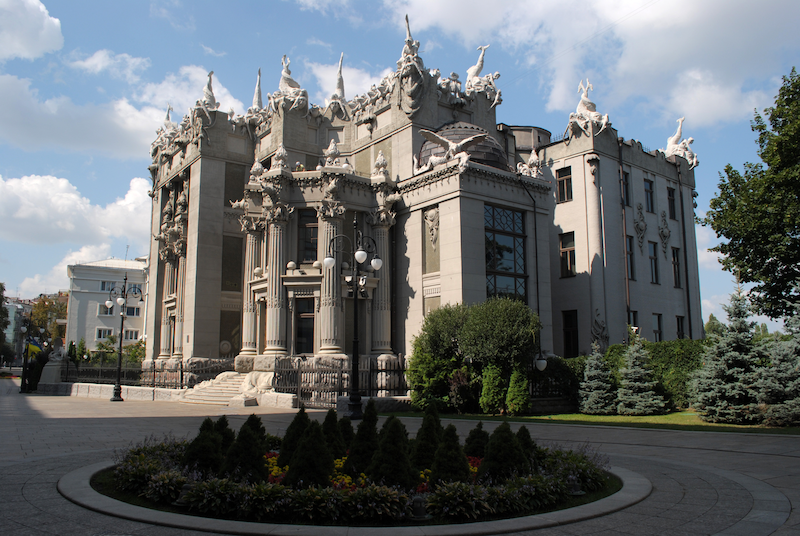
#> input picture lesson_01/homework/data/img.png, 800 x 536 px
$ jupyter execute Homework.ipynb
#> lines starting #> are read from the running program, lines starting #| are printed output that depends on the picture
# HOMEWORK 1

After the installation of Anaconda, jupyter notebook and the required virtual environment, you will have to test that everything has been set up correctly. For that purpose, you will have to execute the following code and run it without errors.

The code loads an image and creates a picture collage consisting of 4 pictures. Each of the four pictures is a version of the original image with the colour channels swapped.

You will have to also finish some part of the code :-)

[cell 1]
import cv2
import numpy as np
from matplotlib import pyplot as plt
plt.rcParams['figure.figsize'] = [15, 10]

[cell 2]
# Load an image (you can freely chose any image you like)
img = cv2.imread('data/img.png')
#> img is the input picture: shape (536, 800, 3); mean B, G, R 108.4, 106.6, 102.3
# Convert it to RGB
img = cv2.cvtColor(img, cv2.COLOR_BGR2RGB)
# Plot it
plt.imshow(img)

Let's make a collage.

[cell 3]
# Split the image into the three colour channels
red, green, blue = cv2.split(img)
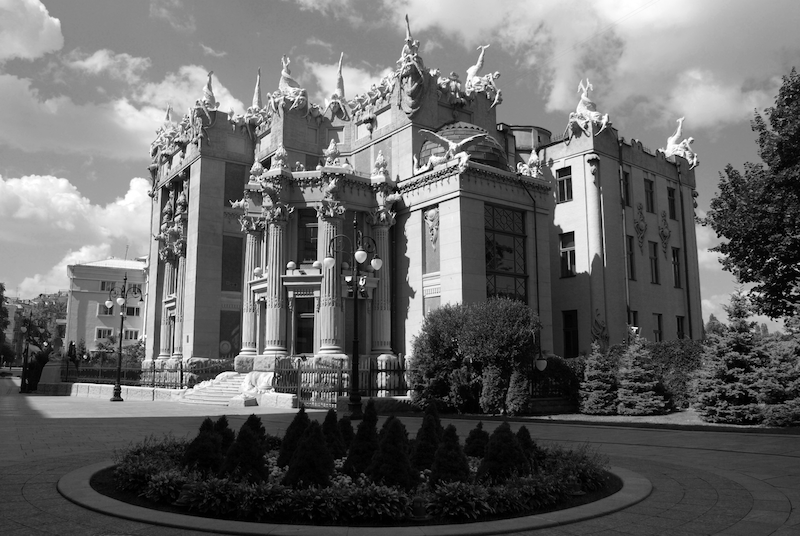
#> red: shape (536, 800); min 0, max 255, mean 102.3
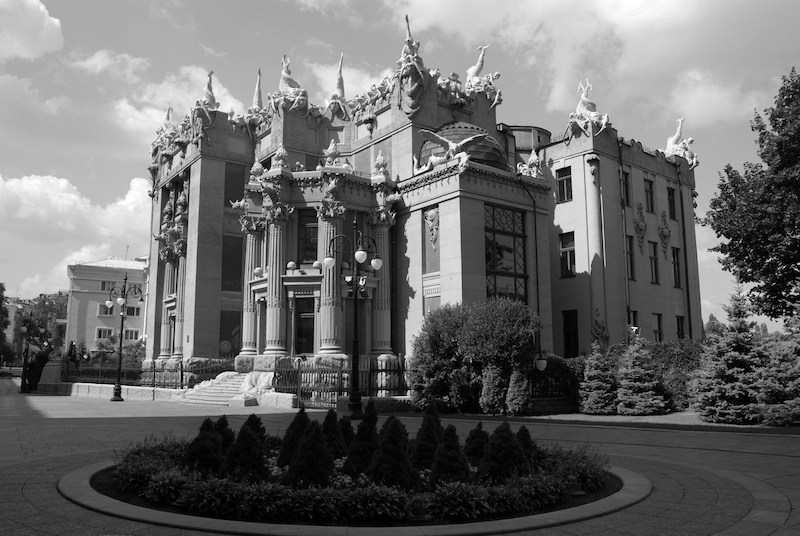
#> green: shape (536, 800); min 0, max 255, mean 106.6
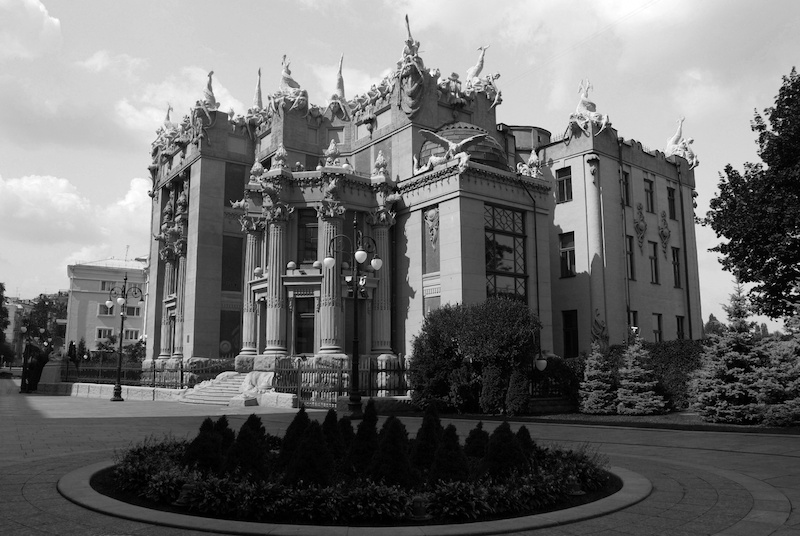
#> blue: shape (536, 800); min 0, max 255, mean 108.4

# Compose the image in the RGB colour space
img1 = cv2.merge([red, green, blue])

# Compose the image in the RBG colour space
img2 = cv2.merge([red, blue, green])
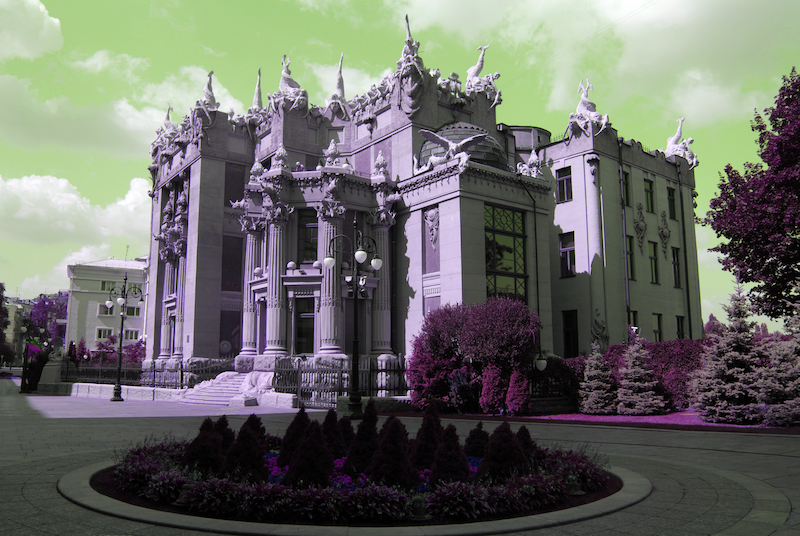
#> img2: shape (536, 800, 3); mean of channels 0, 1, 2 102.3, 108.4, 106.6; drawn as B, G, R

# Compose the image in the GRB colour space
img3 = cv2.merge([green, red, blue])
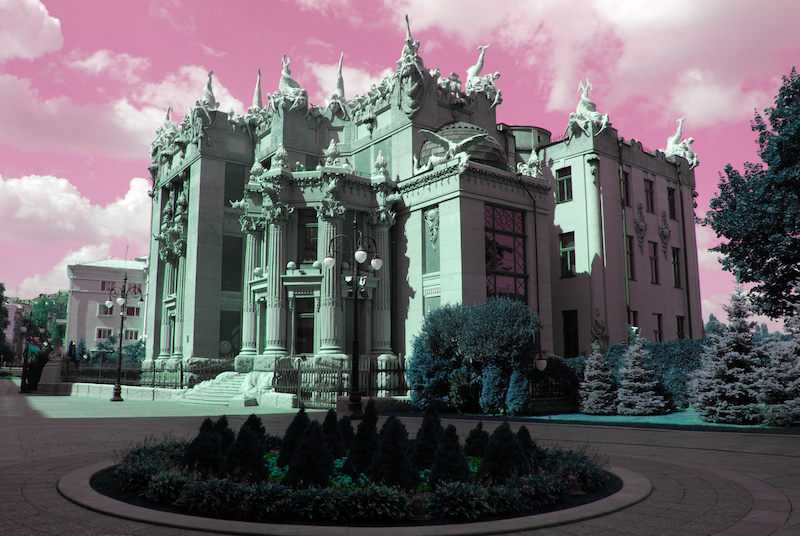
#> img3: shape (536, 800, 3); mean of channels 0, 1, 2 106.6, 102.3, 108.4; drawn as B, G, R

# Compose the image in the BGR colour space
img4 = cv2.merge([blue, green, red])

# Create the collage
out1 = np.hstack([img1, img2])
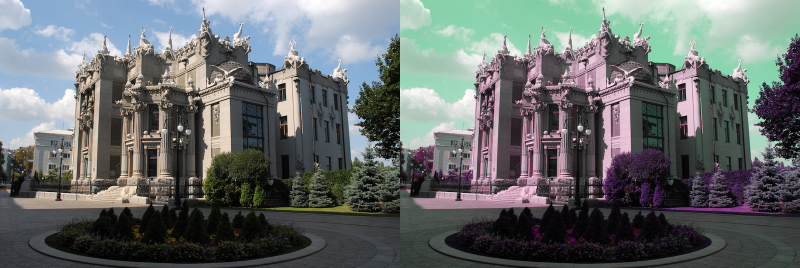
#> out1: shape (536, 1600, 3) (shown at 1/2 size); mean R, G, B 102.3, 107.5, 107.5
out2 = np.hstack([img3, img4])
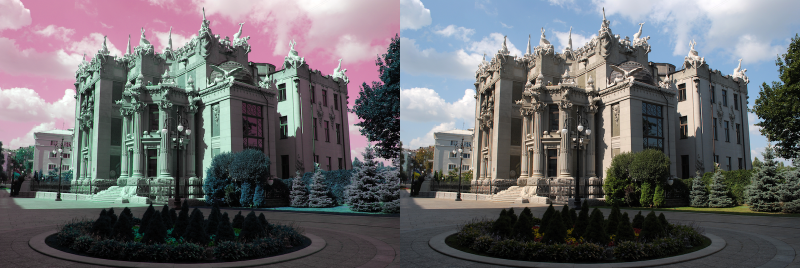
#> out2: shape (536, 1600, 3) (shown at 1/2 size); mean of channels 0, 1, 2 107.5, 104.5, 105.3; drawn as B, G, R
out = np.vstack([out1, out2])
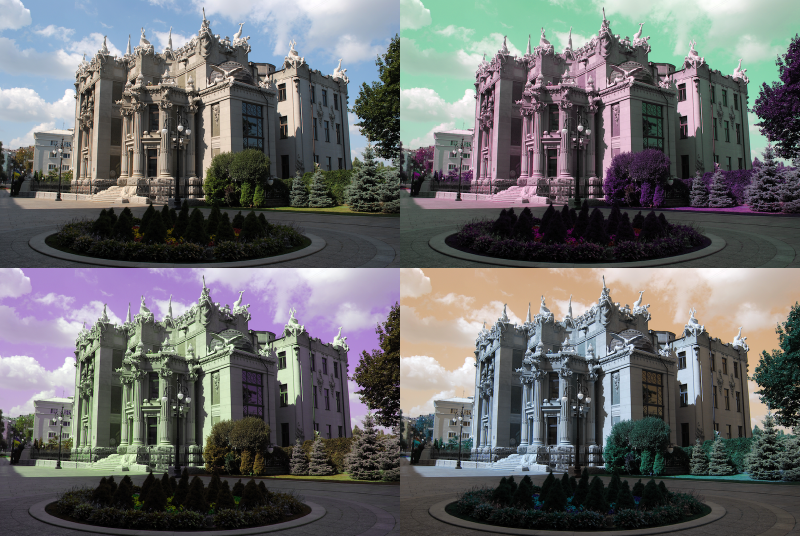
#> out: shape (1072, 1600, 3) (shown at 1/2 size); mean R, G, B 104.9, 106, 106.4

# Plot the collage
plt.imshow(out)
plt.axis(False)
